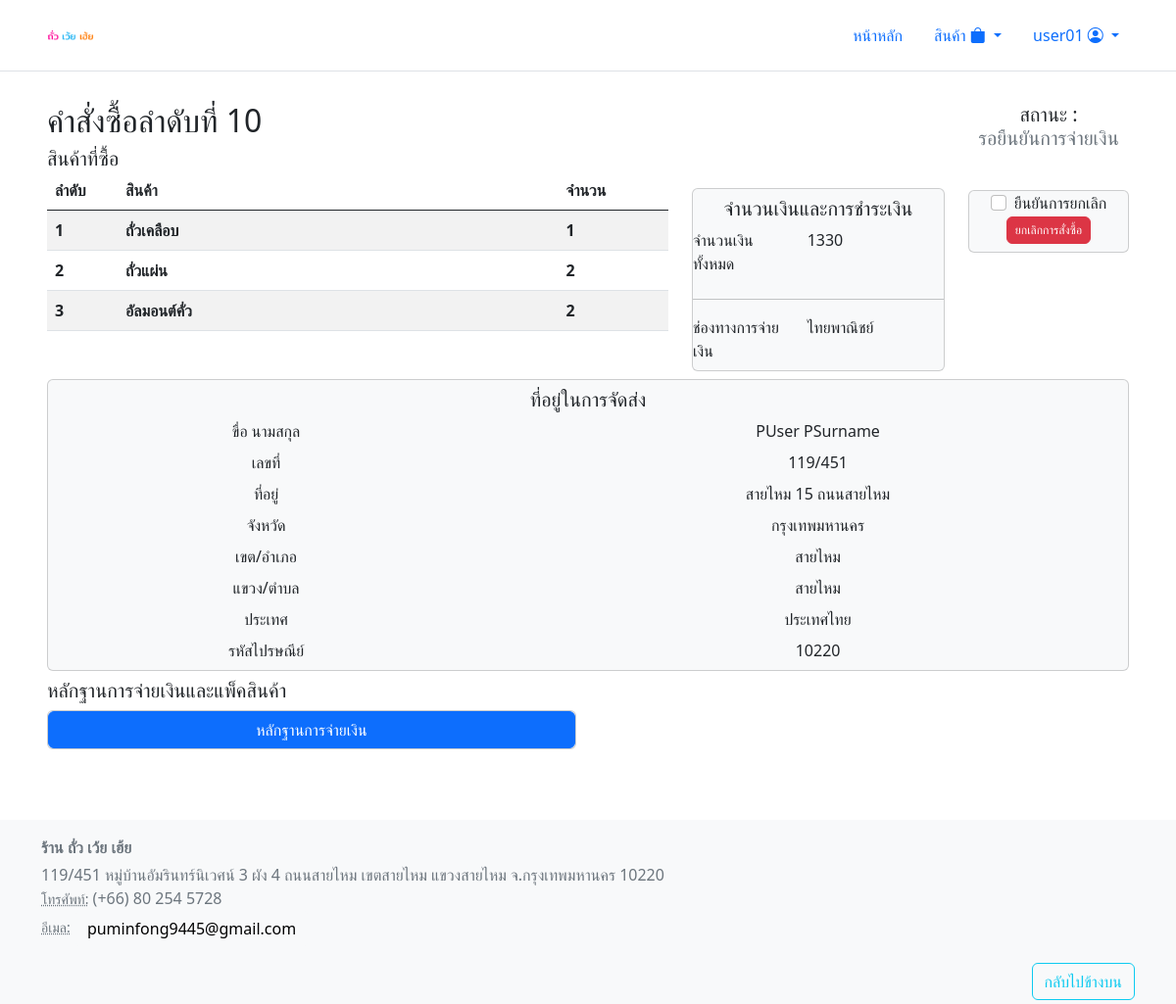
Page /view/order_page/show_order.php?id=10 (signed in) on the committed database.
### tables this page shows
CREATE TABLE `orders` (
  `id` int(11) NOT NULL,
  `user_id` int(11) NOT NULL,
  `amount` int(11) NOT NULL,
  `payment_method` varchar(100) NOT NULL,
  `name` varchar(100) NOT NULL,
  `surname` varchar(100) NOT NULL,
  `building_no` varchar(100) NOT NULL,
  `line` varchar(255) NOT NULL,
  `province` varchar(100) NOT NULL,
  `district` varchar(100) NOT NULL,
  `sub_district` varchar(100) NOT NULL,
  `country` varchar(100) NOT NULL,
  `postal_code` varchar(100) NOT NULL,
  `created_date` timestamp NOT NULL DEFAULT current_timestamp(),
  `status` int(11) NOT NULL DEFAULT 0
);

CREATE TABLE `order_products` (
  `order_id` int(11) NOT NULL,
  `product_id` int(11) NOT NULL,
  `quantity` int(11) NOT NULL
);

CREATE TABLE `products` (
  `product_id` int(11) NOT NULL,
  `product_name` varchar(200) DEFAULT '',
  `product_category` varchar(255) DEFAULT NULL,
  `product_description` varchar(200) DEFAULT NULL,
  `product_img` varchar(255) DEFAULT NULL,
  `product_price` double DEFAULT NULL,
  `product_status` varchar(200) NOT NULL DEFAULT 'active',
  `product_amount` double NOT NULL DEFAULT 0
);

### html/inc/initialize.php (called while the page is built, shortened)
<?php
  $order_status = array(
    "รอยืนยันการจ่ายเงิน",
    "ยกเลิกรายการ",
    "จ่ายเงินเรียบร้อย",
    "กำลังจัดทำสินค้า",
    "กำลังเตรียมส่ง",
    "กำลังจัดส่ง",
    "เสร็จสิ้น"
  );
?>

### html/inc/permission.php (called while the page is built, shortened)
<?php
  function checkrole($role)
  {
    if(isset($_SESSION['role']) && $_SESSION['role'] == $role)
    {
      return TRUE;
    }
    else
    {
      return FALSE;
    }
  }
?>

### html/view/order_page/show_order.php (the view, shortened to what this page needs)
<?php
require '../../inc/header.php';
if (isset($_GET['id'])) {
    $select_order = mysqli_query($db,"SELECT * FROM `orders` WHERE `id` = ".$_GET['id']."");
    $order = mysqli_fetch_assoc($select_order);
    $order_cart = mysqli_query($db,"SELECT * FROM `order_products` WHERE `order_id` = ".$_GET['id']);
    $i = 1;
}
else {
    header('location: ../../index.php');
}
?>
<div class="row mb-2">
    <div class="col-7">
        <h2 class="mt-2">คำสั่งซื้อลำดับที่ <?= $order['id'] ?></h2>
        <?php include "table/order_cart.php"; ?>
    </div>
    <div class="col-3 mt-5">
                <div class="mt-5 card text-dark bg-light">
                <h5 class="card-title mt-2 text-center">จำนวนเงินและการชำระเงิน</h5>
                    <div class="row mb-2">
                        <label class="col-sm-5">จำนวนเงินทั้งหมด</label>
                        <label class="col-sm-7"><?= $order['amount'] ?></label>
                    </div><hr>
                    <div class="row mb-2">
                        <label class="col-sm-5">ช่องทางการจ่ายเงิน</label>
                        <label class="col-sm-7"><?= $order['payment_method'] ?></label>
                    </div>
                </div>
    </div>
    <div class="col-2">
        <div class="card text-dark text-center bg-white border border-white">
            <h5 class="card-title mt-2">สถานะ :
                <?php if ($order_status[$order['status']] === "ยกเลิกรายการ") { ?>
                    <p class="text-danger">
                <?php } else if ($order_status[$order['status']] === "เสร็จสิ้น") { ?>
                    <p class="text-success">
                <?php } else { ?>
                    <p class="text-secondary">
                <?php } ?>
                 <?= $order_status[$order['status']] ?>
                </p>
            </h5>
        </div>
        <?php if($order['status'] != 6) {?>
        <div class="mt-3 card text-dark bg-light">
            <form method="post" enctype="multipart/form-data" action="post/post_order.php">
                <?php
                if ($order['status'] != 1) {
                    ?><div class="<?php
                    if (checkrole('admin')) {
                        echo "visually-hidden";
                     }?>">
                        <div class="form-check" style="text-align:center">
                            <label class="form-check-label" for="flexCheckDefault">
                                <input class="form-check-input align-middle" type="checkbox" value="confirm" name="cancel_order_Check" id="cancel_order_Check">
                                ยืนยันการยกเลิก
                            </label>
                            </div>
                    <center>
                    <button class="btn btn-danger mb-2" style="--bs-btn-padding-y: .25rem; --bs-btn-padding-x: .5rem; --bs-btn-font-size: .75rem;"  type="submit" name="cancel_order">ยกเลิกการสั่งซื้อ</button>
                    </center>
                    </div>
                <?php } if ($order['status'] == 1) {
                    ?>
                    <div class="form-group mt-2 mb-2">
                        <p class="card-text text-center" style="color:Red;">ยกเลิกการสั่งซื้อเรียบร้อย</p>
                    </div>
                <?php } ?>
            </form>
        </div>
        <?php } ?>
    </div>
</div>
<div class="row mb-2">
        <div class="col-12">
            <div class="card text-dark bg-light text-center">
            <h5 class="card-title mt-2 text-center">ที่อยู่ในการจัดส่ง</h5>
            <div class="row mb-2">
                    <label class="col-sm-5">ขื่อ นามสกุล</label>
                    <label class="col-sm-7"><?= $order['name'] ?> <?= $order['surname'] ?></label>
                </div>
                <div class="row mb-2">
                    <label class="col-sm-5">เลขที่</label>
                    <label class="col-sm-7"><?= $order['building_no'] ?></label>
                </div>
                <div class="row mb-2">
                    <label class="col-sm-5">ที่อยู่</label>
                    <label class="col-sm-7"><?= $order['line'] ?></label>
                </div>
                <div class="row mb-2">
                    <label class="col-sm-5">จังหวัด</label>
                    <label class="col-sm-7"><?= $order['province'] ?></label>
                </div>
                <div class="row mb-2">
                    <label class="col-sm-5">เขต/อำเภอ</label>
                    <label class="col-sm-7"><?= $order['district'] ?></label>
                </div>
                <div class="row mb-2">
                    <label class="col-sm-5">แขวง/ตำบล</label>
                    <label class="col-sm-7"><?= $order['sub_district'] ?></label>
                </div>
                <div class="row mb-2">
                    <label class="col-sm-5">ประเทศ</label>
                    <label class="col-sm-7"><?= $order['country'] ?></label>
                </div>
                <div class="row mb-2">
                    <label class="col-sm-5">รหัสไปรษณีย์</label>
                    <label class="col-sm-7"><?= $order['postal_code'] ?></label>
                </div>
            </div>
        </div>
</div>
<?php if ($order['status'] != 1) {
    ?>
    <div class="row">
    <h5 class="card-title mb-2">หลักฐานการจ่ายเงินและแพ็คสินค้า</h5>
    <div class="col-12">
        <div class="row">
            <div class="col-6">
                <div class="card text-dark bg-light">
                    <?php
                    if (($order['payment_method'] === "เก็บเงินปลายทาง")) { ?>
                        <div class="row mb-2">
                        <label class="text-center">ไม่ต้องส่งหลักฐานการเงิน</label>
                        </div>
                    <?php }
                    else {
                        include 'modal/add_payment_modal.php';
                        ?>
                     <?php }
                    ?>
                </div>
            </div>
        </div>
    </div>
    </div>
<?php } ?>
<?php
require '../../inc/footer.php';
?>

### html/view/order_page/table/order_cart.php
<h5 class="card-title mt-2">สินค้าที่ซื้อ</h5>
    <table id="cartTable" class="table table-striped" style="width:100%">
        <thead>
            <tr>
                <th width='5%'>
                    ลำดับ
                </th>
                <th width='40%'>
                    สินค้า
                </th>
                <th width='10%'>
                    จำนวน
                </th>
            </tr>
        </thead>
        <tbody>
            <?php
                if(mysqli_num_rows($order_cart) > 0){
                    while($fetch_order_cart = mysqli_fetch_assoc($order_cart)){
                        $products = "SELECT * FROM `products` WHERE `product_id` = '".$fetch_order_cart['product_id']."'";
                        $product = mysqli_fetch_array(mysqli_query($db, $products));
                        echo '<tr>';
                        echo '<th>' . $i . '</th>';
                        echo '<th>' . $product['product_name'] . '</th>';
                        echo '<th>' . $fetch_order_cart['quantity'] . '</th>';
                        echo '</tr>';
                        $i++;
                        }
                    }
            ?>
        </tbody>
    </table>

### rows in the picture
orders: id "10", amount "1330", payment_method "ไทยพาณิชย์", status "รอยืนยันการจ่ายเงิน", name "PUser", surname "PSurname", building_no "119/451", line "สายไหม 15 ถนนสายไหม", province "กรุงเทพมหานคร", district "สายไหม", sub_district "สายไหม", country "ประเทศไทย", postal_code "10220"
order_products: product.product_name "ถั่วเคลือบ", quantity "1"
order_products: product.product_name "ถั่วแผ่น", quantity "2"
order_products: product.product_name "อัลมอนต์คั่ว", quantity "2"

### other values in the picture
$_SESSION['username'] "user01"
